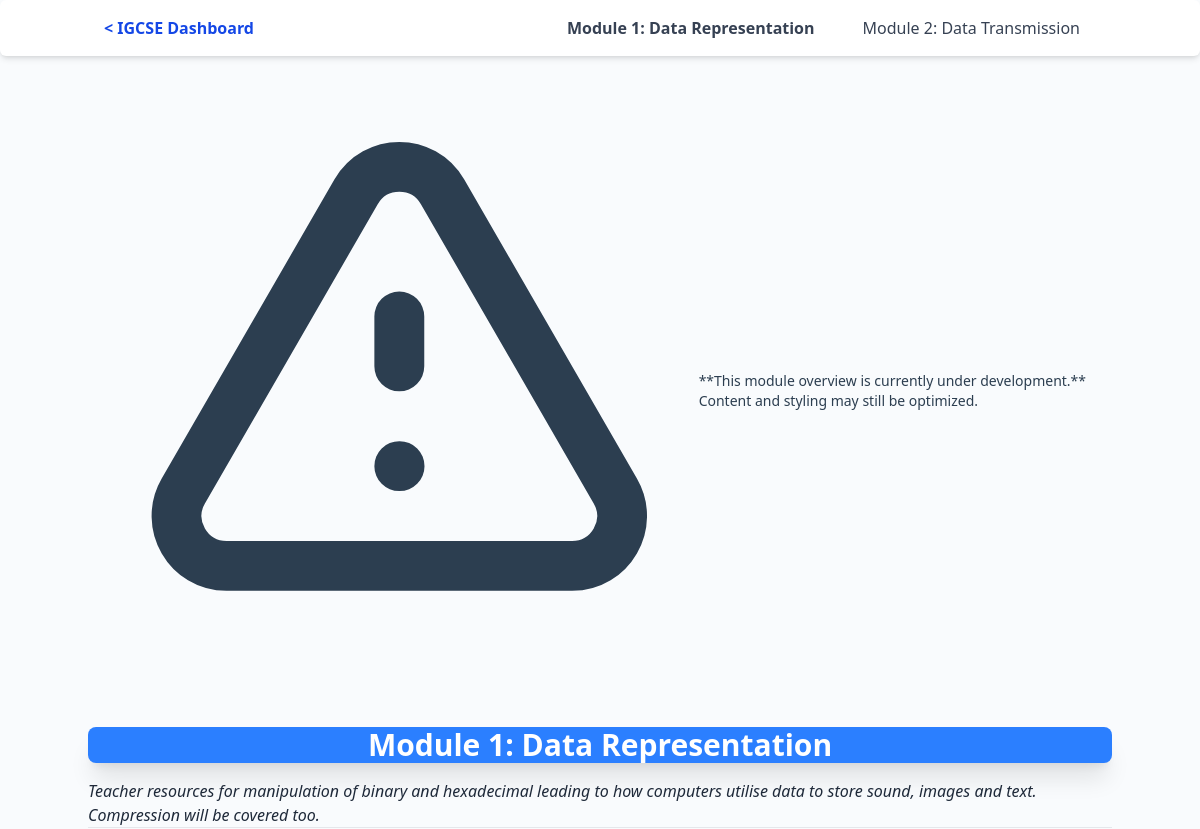
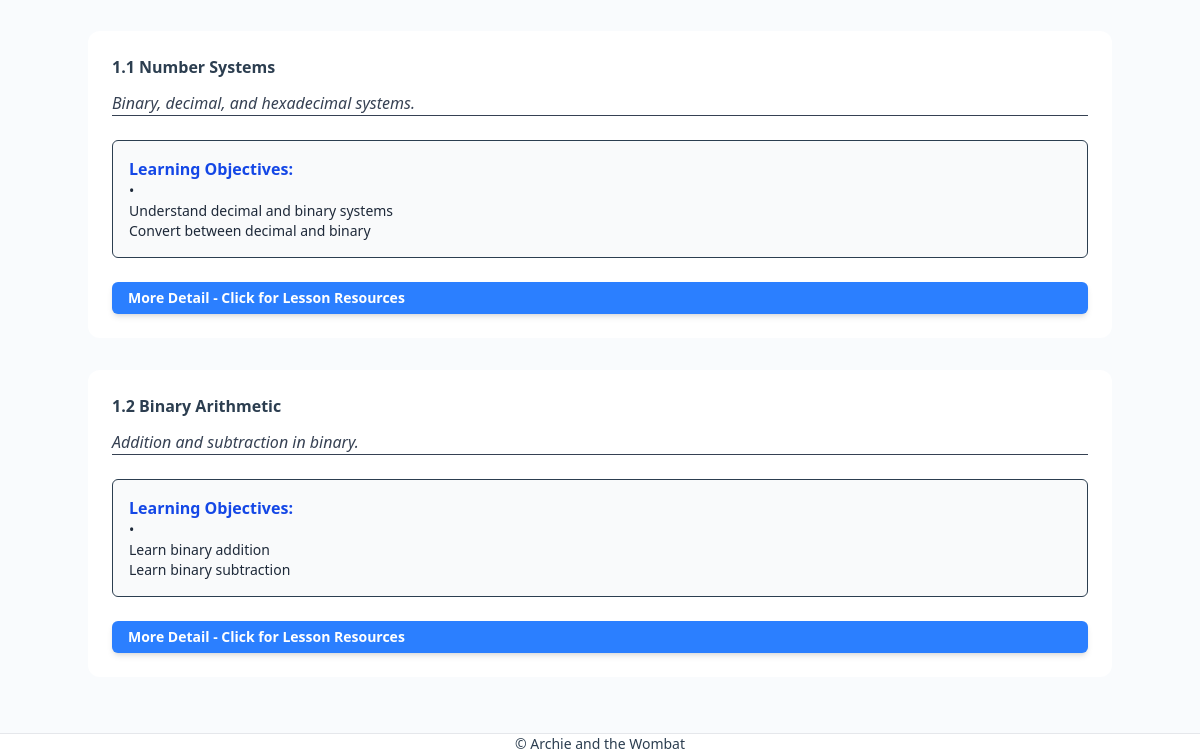
The app's page /igcse/module/module-1-data-representation/, older data (2 pictures, top to bottom).
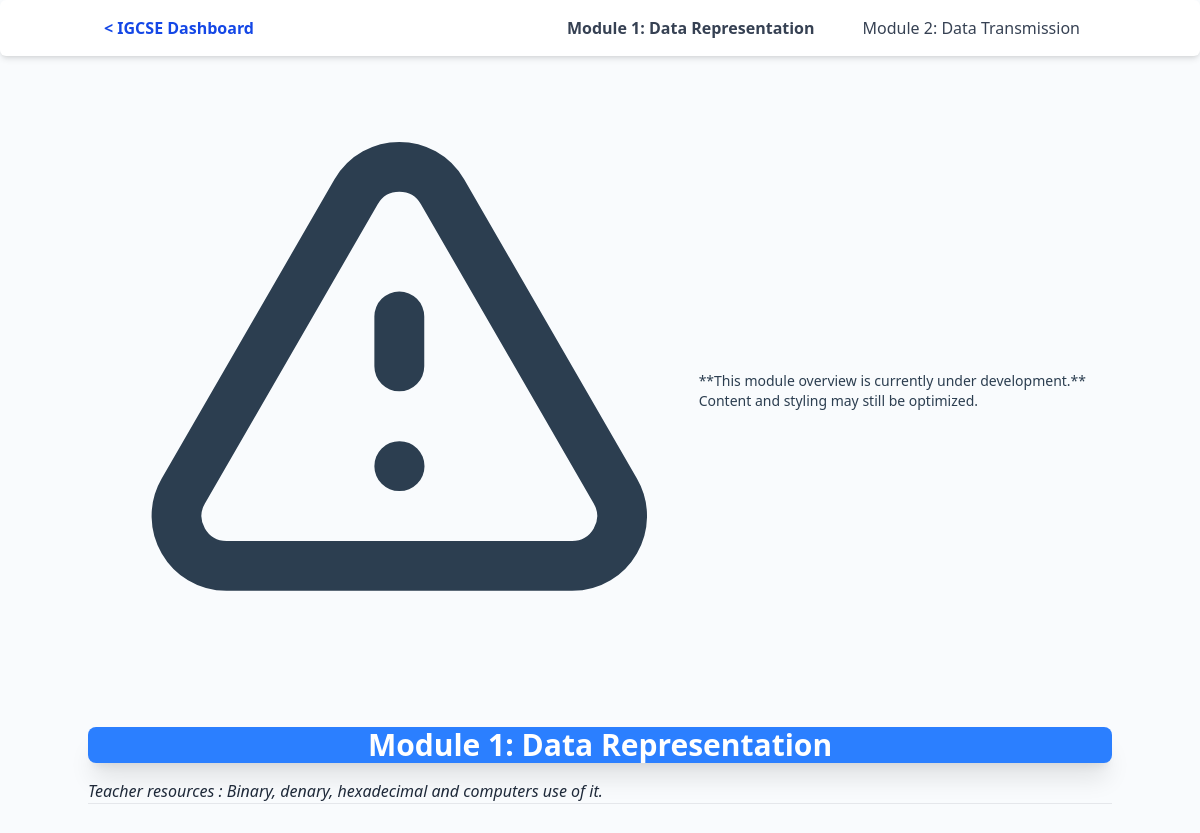
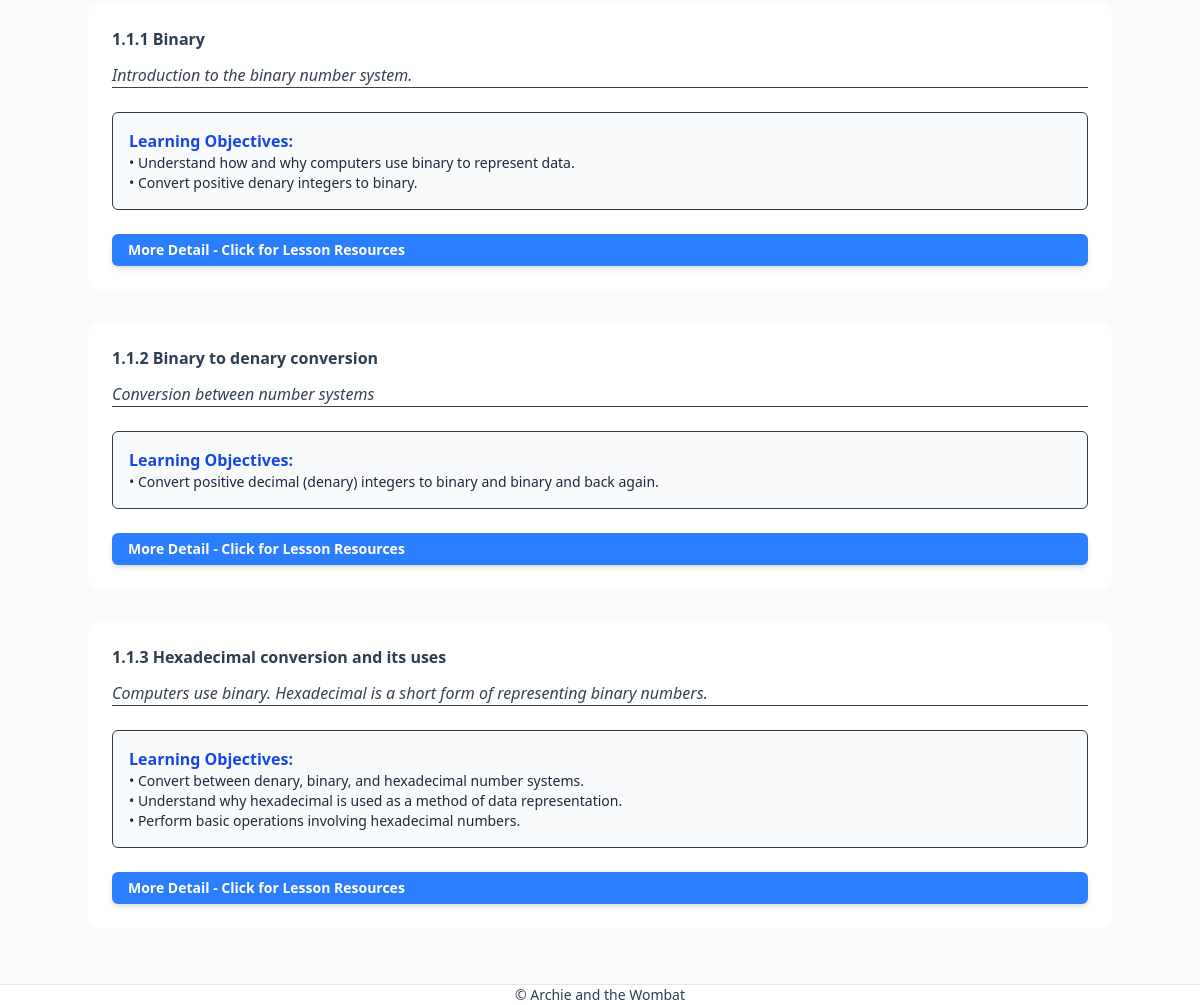
The same page, newer data (2 pictures, top to bottom).
### cam_igcse/models.py (models this page shows, shortened)
class Module(models.Model):
    name = models.CharField(max_length=255)
    slug = models.SlugField(unique=True, blank=True)
    description = models.TextField(blank=True)
    order = models.PositiveIntegerField(default=1)
    class Meta:
        ordering = ['order']

class Topic(models.Model):
    module = models.ForeignKey(Module, related_name='topics', on_delete=models.CASCADE)
    title = models.CharField(max_length=255)
    slug = models.SlugField(unique=True, blank=True)
    short_description = models.TextField(blank=True)
    order = models.PositiveIntegerField(default=1)
    is_free = models.BooleanField(default=False)
    learning_objectives = models.TextField(blank=True)
    syllabus_snapshot = models.TextField(blank=True)
    spark_question = models.TextField(blank=True)
    teacher_presentation = models.TextField(blank=True)
    personalisation_secure = models.TextField(blank=True)
    personalisation_foundation = models.TextField(blank=True)
    personalisation_support = models.TextField(blank=True)
    class Meta:
        ordering = ['order']

### cam_igcse/views.py (the view)
# urls.py: path('module/<slug:module_slug>/', ModuleDetailView.as_view(), name='module_detail'),
class ModuleDetailView(View):
    def get(self, request, module_slug, *args, **kwargs):
        module = get_object_or_404(
            Module.objects.prefetch_related('topics'),
            slug=module_slug
        )
        all_modules_data = get_all_modules_with_topics()
        context = {
            'module': module,
            'all_modules': all_modules_data, # for navbar
        }
        return render(request, 'learning/module_detail.html', context)

### cam_igcse/templatetags/custom_filters.py (called while the page is built)
@register.filter
def linebreaks_to_bulleted_text(value):
    if not value:
        return ""
    bullet_prefix = '<p class="pl-4 text-sm">•&nbsp;'
    bullet_suffix = '</p>'
    lines = value.splitlines()
    bulleted_items = [f"{bullet_prefix}{line.strip()}{bullet_suffix}" for line in lines if line.strip()]
    return mark_safe('\n'.join(bulleted_items))

### cam_igcse/views.py (called while the page is built)
def get_all_modules_with_topics():
    topics_prefetch = Prefetch(
        'topics',
        queryset=Topic.objects.all().order_by('order'),
        to_attr='topic_list' # Stores topics in 'topic_list' attribute
    )
    return Module.objects.all().prefetch_related(topics_prefetch).order_by('order')

### templates/learning/module_detail.html (shortened to what this page needs)
{% extends "learning/learning_base.html" %}
{% load static %}
{% load exercise_filters %}
{% load custom_filters %}
{% block content %}
<div class="mb-6 p-3 bg-yellow-100 border-l-4 border-yellow-500 rounded-md">
    <div class="flex items-center">
        <p class="text-sm font-medium text-yellow-800">
            **This module overview is currently under development.** Content and styling may still be optimized.
        </p>
    </div>
</div>
<section class="module-header mb-8 pb-6 border-b border-gray-200">
    <div class="py-4 px-6 sm:py-6 sm:px-8 bg-blue-500 border-b-4 border-blue-700 rounded-lg shadow-xl text-center">
        <h1 class="text-3xl sm:text-4xl lg:text-4xl font-extrabold tracking-tight text-white mb-0">
            {{ module.name }}
        </h1>
    </div>
    <p class="text-lg sm:text-xl text-gray-800 italic mt-4">
        {{ module.description }}
    </p>
</section>
<section class="module-content mt-4">
    {% for topic in module.topics.all %}
        <div class="topic-card p-6 bg-white border-l-4 border-green-500 rounded-xl shadow-lg hover:shadow-xl transition duration-300 mb-8">
            <div class="flex justify-between items-start mb-3">
                <div class="flex-grow">
                    <h3 class="text-2xl font-bold text-gray-900 mb-1">{{ topic.title }}</h3>
                </div>
            </div>
            <p class="text-base text-gray-700 italic mb-6 border-b pb-4 border-gray-100">
                {{ topic.short_description }}
            </p>
            <div class="objectives p-4 bg-gray-50 border border-gray-100 rounded-md mb-6">
                <h4 class="font-bold text-base text-blue-700 mb-2">Learning Objectives:</h4>
                {% if topic.learning_objectives %}
                    <div class="text-sm text-gray-800 pt-2">
                        {{ topic.learning_objectives|linebreaks_to_bulleted_text }}
                    </div>
                {% else %}
                    <p class="text-gray-500 text-sm">Learning objectives not yet detailed.</p>
                {% endif %}
            </div>
            <div class="text-left">
                <a href="{% url 'cam_igcse:topic_detail' module.slug topic.slug %}"
                   class="inline-flex items-center w-full
                          px-4 py-1.5
                          bg-blue-500 hover:bg-blue-600
                          text-white font-semibold
                          rounded-md transition duration-300 shadow-md
                          text-sm">
                    More Detail - Click for Lesson Resources
                </a>
            </div>
        </div>
    {% endfor %}
</section>
{% endblock %}

### templates/learning/learning_base.html (shortened to what this page needs)
{% load static %}
<!DOCTYPE html>
<html lang="en">
<head>
    <link rel="stylesheet" href="{% static 'css/tailwind.css' %}">
    <link rel="stylesheet" href="{% static 'css/educator_dashboard.css' %}">
</head>
<body class="bg-gray-50 text-gray-800">
    <nav class="module-navbar bg-white shadow-md rounded-md">
        <div class="container mx-auto flex justify-between items-center p-4">
            <a href="{% url 'cam_igcse:dashboard' %}" class="nav-brand font-bold text-blue-700 flex items-center">
                < IGCSE Dashboard
            </a>
            <ul class="nav-links hidden md:flex gap-1">
                {% for m in all_modules %}
                    <li class="nav-item relative group">
                        <a href="{% url 'cam_igcse:module_detail' m.slug %}"
                           class="px-4 py-2 rounded-lg text-gray-700 hover:bg-blue-500 hover:text-white transition duration-150
                           {% if module and m.slug == module.slug %}bg-blue-100 text-blue-700 font-bold{% endif %}">
                            {{ m.name }}
                        </a>
                    </li>
                {% endfor %}
            </ul>
        </div>
    </nav>
    <main id="igcse-main-dashboard" class="py-6">
        <div class="container mx-auto">
            {% block content %}{% endblock %}
        </div>
    </main>
<footer class="site-footer mt-12 py-4 border-t border-gray-200 bg-white text-center text-gray-500 text-sm">
        © Archie and the Wombat
    </footer>
</body>
</html>

### static/css/educator_dashboard.css (style rules this page uses)
:root { --pro-blue: #3A8DFF; --pro-text: #2C3E50; --pro-light-bg: #F9FBFD; --brand-red: #E60000; --brand-blue: #4a90e2; }
body { background-color: var(--pro-light-bg); color: var(--pro-text); }
*, *::before, *::after { box-sizing: border-box; }
#igcse-main-dashboard { width: 100%; max-width: 1200px; margin-left: auto; margin-right: auto; padding-left: 30px !important; padding-right: 30px !important; overflow-x: hidden; }
.module-navbar { height: 40px !important; min-height: 40px !important; background-color: #fff; border-radius: 8px; box-shadow: 0 4px 12px rgba(0,0,0,0.08); position: sticky; top: 0; z-index: 50; margin-bottom: 15px; padding: 0 !important; }
.nav-brand { display: flex !important; align-items: center !important; font-weight: 600; color: var(--pro-blue); font-size: 0.9rem !important; text-decoration: none; transition: color 0.2s; }
.nav-links { display: none !important; list-style: none; padding: 0 !important; margin: 0 !important; }
.nav-links li { display: inline-block !important; margin-left: 0.75rem; }
.nav-links a { padding: 0.3rem 0.6rem !important; border-radius: 4px; text-decoration: none; color: var(--pro-text); font-weight: 500; font-size: 0.9rem; }
@media (min-width: 768px) { .nav-links { position: static !important; display: flex !important; align-items: center !important; background-color: transparent !important; box-shadow: none !important; } }

Row changes from the older to the newer data that the page shows:
removed Topic: title "1.1 Number Systems", short_description "Binary, decimal, and hexadecimal systems.", learning_objectives "• Understand decimal and binary systems Convert between decimal and binary"
removed Topic: title "1.2 Binary Arithmetic", short_description "Addition and subtraction in binary.", learning_objectives "• Learn binary addition Learn binary subtraction"
changed Module "Module 1: Data Representation": description "Teacher resources for manipulation of binary and hexadecimal leading to how computers utilise data to store sound, images and text. Compression will be covered too." → "Teacher resources : Binary, denary, hexadecimal and computers use of it."
added Topic: title "1.1.1 Binary", short_description "Introduction to the binary number system.", learning_objectives "• Understand how and why computers use binary to represent data. • Convert positive denary integers to binary."
added Topic: title "1.1.2 Binary to denary conversion", short_description "Conversion between number systems", learning_objectives "• Convert positive decimal (denary) integers to binary and binary and back again."
added Topic: title "1.1.3 Hexadecimal conversion and its uses", short_description "Computers use binary. Hexadecimal is a short form of representing binary numbers.", learning_objectives "• Convert between denary, binary, and hexadecimal number systems. • Understand why hexadecimal is used as a method of data representation. • Perform basic operations involving hexadecimal numbers."
